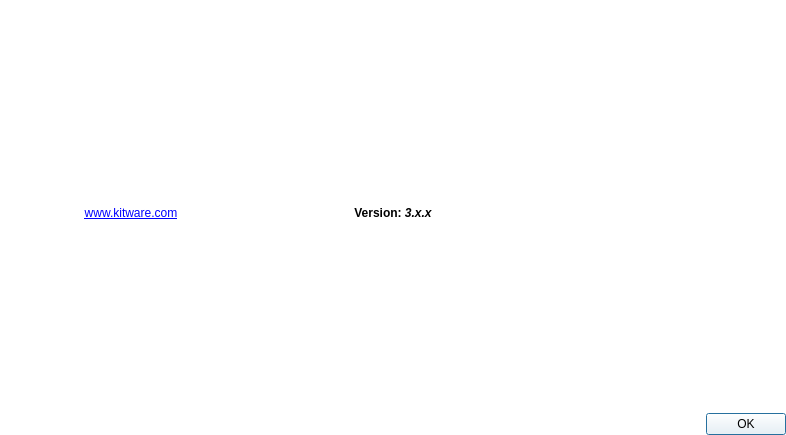
<?xml version="1.0" encoding="UTF-8"?>
<ui version="4.0">
 <class>qtAboutDialog</class>
 <widget class="QDialog" name="qtAboutDialog">
  <property name="geometry">
   <rect>
    <x>0</x>
    <y>0</y>
    <width>786</width>
    <height>435</height>
   </rect>
  </property>
  <property name="sizePolicy">
   <sizepolicy hsizetype="Minimum" vsizetype="Minimum">
    <horstretch>0</horstretch>
    <verstretch>0</verstretch>
   </sizepolicy>
  </property>
  <property name="palette">
   <palette>
    <active>
     <colorrole role="WindowText">
      <brush brushstyle="SolidPattern">
       <color alpha="255">
        <red>0</red>
        <green>0</green>
        <blue>0</blue>
       </color>
      </brush>
     </colorrole>
     <colorrole role="Button">
      <brush brushstyle="SolidPattern">
       <color alpha="255">
        <red>255</red>
        <green>255</green>
        <blue>255</blue>
       </color>
      </brush>
     </colorrole>
     <colorrole role="Light">
      <brush brushstyle="SolidPattern">
       <color alpha="255">
        <red>255</red>
        <green>255</green>
        <blue>255</blue>
       </color>
      </brush>
     </colorrole>
     <colorrole role="Midlight">
      <brush brushstyle="SolidPattern">
       <color alpha="255">
        <red>255</red>
        <green>255</green>
        <blue>255</blue>
       </color>
      </brush>
     </colorrole>
     <colorrole role="Dark">
      <brush brushstyle="SolidPattern">
       <color alpha="255">
        <red>127</red>
        <green>127</green>
        <blue>127</blue>
       </color>
      </brush>
     </colorrole>
     <colorrole role="Mid">
      <brush brushstyle="SolidPattern">
       <color alpha="255">
        <red>170</red>
        <green>170</green>
        <blue>170</blue>
       </color>
      </brush>
     </colorrole>
     <colorrole role="Text">
      <brush brushstyle="SolidPattern">
       <color alpha="255">
        <red>0</red>
        <green>0</green>
        <blue>0</blue>
       </color>
      </brush>
     </colorrole>
     <colorrole role="BrightText">
      <brush brushstyle="SolidPattern">
       <color alpha="255">
        <red>255</red>
        <green>255</green>
        <blue>255</blue>
       </color>
      </brush>
     </colorrole>
     <colorrole role="ButtonText">
      <brush brushstyle="SolidPattern">
       <color alpha="255">
        <red>0</red>
        <green>0</green>
        <blue>0</blue>
       </color>
      </brush>
     </colorrole>
     <colorrole role="Base">
      <brush brushstyle="SolidPattern">
       <color alpha="255">
        <red>255</red>
        <green>255</green>
        <blue>255</blue>
       </color>
      </brush>
     </colorrole>
     <colorrole role="Window">
      <brush brushstyle="SolidPattern">
       <color alpha="255">
        <red>255</red>
        <green>255</green>
        <blue>255</blue>
       </color>
      </brush>
     </colorrole>
     <colorrole role="Shadow">
      <brush brushstyle="SolidPattern">
       <color alpha="255">
        <red>0</red>
        <green>0</green>
        <blue>0</blue>
       </color>
      </brush>
     </colorrole>
     <colorrole role="AlternateBase">
      <brush brushstyle="SolidPattern">
       <color alpha="255">
        <red>255</red>
        <green>255</green>
        <blue>255</blue>
       </color>
      </brush>
     </colorrole>
     <colorrole role="ToolTipBase">
      <brush brushstyle="SolidPattern">
       <color alpha="255">
        <red>255</red>
        <green>255</green>
        <blue>220</blue>
       </color>
      </brush>
     </colorrole>
     <colorrole role="ToolTipText">
      <brush brushstyle="SolidPattern">
       <color alpha="255">
        <red>0</red>
        <green>0</green>
        <blue>0</blue>
       </color>
      </brush>
     </colorrole>
    </active>
    <inactive>
     <colorrole role="WindowText">
      <brush brushstyle="SolidPattern">
       <color alpha="255">
        <red>0</red>
        <green>0</green>
        <blue>0</blue>
       </color>
      </brush>
     </colorrole>
     <colorrole role="Button">
      <brush brushstyle="SolidPattern">
       <color alpha="255">
        <red>255</red>
        <green>255</green>
        <blue>255</blue>
       </color>
      </brush>
     </colorrole>
     <colorrole role="Light">
      <brush brushstyle="SolidPattern">
       <color alpha="255">
        <red>255</red>
        <green>255</green>
        <blue>255</blue>
       </color>
      </brush>
     </colorrole>
     <colorrole role="Midlight">
      <brush brushstyle="SolidPattern">
       <color alpha="255">
        <red>255</red>
        <green>255</green>
        <blue>255</blue>
       </color>
      </brush>
     </colorrole>
     <colorrole role="Dark">
      <brush brushstyle="SolidPattern">
       <color alpha="255">
        <red>127</red>
        <green>127</green>
        <blue>127</blue>
       </color>
      </brush>
     </colorrole>
     <colorrole role="Mid">
      <brush brushstyle="SolidPattern">
       <color alpha="255">
        <red>170</red>
        <green>170</green>
        <blue>170</blue>
       </color>
      </brush>
     </colorrole>
     <colorrole role="Text">
      <brush brushstyle="SolidPattern">
       <color alpha="255">
        <red>0</red>
        <green>0</green>
        <blue>0</blue>
       </color>
      </brush>
     </colorrole>
     <colorrole role="BrightText">
      <brush brushstyle="SolidPattern">
       <color alpha="255">
        <red>255</red>
        <green>255</green>
        <blue>255</blue>
       </color>
      </brush>
     </colorrole>
     <colorrole role="ButtonText">
      <brush brushstyle="SolidPattern">
       <color alpha="255">
        <red>0</red>
        <green>0</green>
        <blue>0</blue>
       </color>
      </brush>
     </colorrole>
     <colorrole role="Base">
      <brush brushstyle="SolidPattern">
       <color alpha="255">
        <red>255</red>
        <green>255</green>
        <blue>255</blue>
       </color>
      </brush>
     </colorrole>
     <colorrole role="Window">
      <brush brushstyle="SolidPattern">
       <color alpha="255">
        <red>255</red>
        <green>255</green>
        <blue>255</blue>
       </color>
      </brush>
     </colorrole>
     <colorrole role="Shadow">
      <brush brushstyle="SolidPattern">
       <color alpha="255">
        <red>0</red>
        <green>0</green>
        <blue>0</blue>
       </color>
      </brush>
     </colorrole>
     <colorrole role="AlternateBase">
      <brush brushstyle="SolidPattern">
       <color alpha="255">
        <red>255</red>
        <green>255</green>
        <blue>255</blue>
       </color>
      </brush>
     </colorrole>
     <colorrole role="ToolTipBase">
      <brush brushstyle="SolidPattern">
       <color alpha="255">
        <red>255</red>
        <green>255</green>
        <blue>220</blue>
       </color>
      </brush>
     </colorrole>
     <colorrole role="ToolTipText">
      <brush brushstyle="SolidPattern">
       <color alpha="255">
        <red>0</red>
        <green>0</green>
        <blue>0</blue>
       </color>
      </brush>
     </colorrole>
    </inactive>
    <disabled>
     <colorrole role="WindowText">
      <brush brushstyle="SolidPattern">
       <color alpha="255">
        <red>127</red>
        <green>127</green>
        <blue>127</blue>
       </color>
      </brush>
     </colorrole>
     <colorrole role="Button">
      <brush brushstyle="SolidPattern">
       <color alpha="255">
        <red>255</red>
        <green>255</green>
        <blue>255</blue>
       </color>
      </brush>
     </colorrole>
     <colorrole role="Light">
      <brush brushstyle="SolidPattern">
       <color alpha="255">
        <red>255</red>
        <green>255</green>
        <blue>255</blue>
       </color>
      </brush>
     </colorrole>
     <colorrole role="Midlight">
      <brush brushstyle="SolidPattern">
       <color alpha="255">
        <red>255</red>
        <green>255</green>
        <blue>255</blue>
       </color>
      </brush>
     </colorrole>
     <colorrole role="Dark">
      <brush brushstyle="SolidPattern">
       <color alpha="255">
        <red>127</red>
        <green>127</green>
        <blue>127</blue>
       </color>
      </brush>
     </colorrole>
     <colorrole role="Mid">
      <brush brushstyle="SolidPattern">
       <color alpha="255">
        <red>170</red>
        <green>170</green>
        <blue>170</blue>
       </color>
      </brush>
     </colorrole>
     <colorrole role="Text">
      <brush brushstyle="SolidPattern">
       <color alpha="255">
        <red>127</red>
        <green>127</green>
        <blue>127</blue>
       </color>
      </brush>
     </colorrole>
     <colorrole role="BrightText">
      <brush brushstyle="SolidPattern">
       <color alpha="255">
        <red>255</red>
        <green>255</green>
        <blue>255</blue>
       </color>
      </brush>
     </colorrole>
     <colorrole role="ButtonText">
      <brush brushstyle="SolidPattern">
       <color alpha="255">
        <red>127</red>
        <green>127</green>
        <blue>127</blue>
       </color>
      </brush>
     </colorrole>
     <colorrole role="Base">
      <brush brushstyle="SolidPattern">
       <color alpha="255">
        <red>255</red>
        <green>255</green>
        <blue>255</blue>
       </color>
      </brush>
     </colorrole>
     <colorrole role="Window">
      <brush brushstyle="SolidPattern">
       <color alpha="255">
        <red>255</red>
        <green>255</green>
        <blue>255</blue>
       </color>
      </brush>
     </colorrole>
     <colorrole role="Shadow">
      <brush brushstyle="SolidPattern">
       <color alpha="255">
        <red>0</red>
        <green>0</green>
        <blue>0</blue>
       </color>
      </brush>
     </colorrole>
     <colorrole role="AlternateBase">
      <brush brushstyle="SolidPattern">
       <color alpha="255">
        <red>255</red>
        <green>255</green>
        <blue>255</blue>
       </color>
      </brush>
     </colorrole>
     <colorrole role="ToolTipBase">
      <brush brushstyle="SolidPattern">
       <color alpha="255">
        <red>255</red>
        <green>255</green>
        <blue>220</blue>
       </color>
      </brush>
     </colorrole>
     <colorrole role="ToolTipText">
      <brush brushstyle="SolidPattern">
       <color alpha="255">
        <red>0</red>
        <green>0</green>
        <blue>0</blue>
       </color>
      </brush>
     </colorrole>
    </disabled>
   </palette>
  </property>
  <property name="windowTitle">
   <string>About </string>
  </property>
  <property name="autoFillBackground">
   <bool>true</bool>
  </property>
  <property name="modal">
   <bool>true</bool>
  </property>
  <layout class="QGridLayout">
   <property name="margin">
    <number>0</number>
   </property>
   <property name="spacing">
    <number>0</number>
   </property>
   <item row="3" column="0" colspan="3">
    <layout class="QHBoxLayout">
     <item>
      <spacer>
       <property name="orientation">
        <enum>Qt::Horizontal</enum>
       </property>
       <property name="sizeHint" stdset="0">
        <size>
         <width>0</width>
         <height>20</height>
        </size>
       </property>
      </spacer>
     </item>
     <item>
      <widget class="QPushButton" name="OK">
       <property name="text">
        <string>OK</string>
       </property>
      </widget>
     </item>
    </layout>
   </item>
   <item row="0" column="0" colspan="3">
    <widget class="QLabel" name="label">
     <property name="sizePolicy">
      <sizepolicy hsizetype="Fixed" vsizetype="Fixed">
       <horstretch>0</horstretch>
       <verstretch>0</verstretch>
      </sizepolicy>
     </property>
     <property name="text">
      <string/>
     </property>
     <property name="pixmap">
      <pixmap resource="../../Resources/Resources.qrc">:/cmb/Splash70.png</pixmap>
     </property>
    </widget>
   </item>
   <item row="1" column="1">
    <widget class="QLabel" name="VersionLabel">
     <property name="text">
      <string>&lt;html&gt;&lt;b&gt;Version: &lt;i&gt;3.x.x&lt;/i&gt;&lt;/b&gt;&lt;/html&gt;</string>
     </property>
     <property name="textFormat">
      <enum>Qt::AutoText</enum>
     </property>
     <property name="alignment">
      <set>Qt::AlignCenter</set>
     </property>
    </widget>
   </item>
   <item row="1" column="0">
    <widget class="QLabel" name="label_3">
     <property name="text">
      <string>&lt;a href=\&quot;http://www.kitware.com\&quot;&gt;www.kitware.com&lt;/a&gt;</string>
     </property>
     <property name="alignment">
      <set>Qt::AlignCenter</set>
     </property>
    </widget>
   </item>
  </layout>
 </widget>
 <resources>
  <include location="../../Resources/Resources.qrc"/>
 </resources>
 <connections>
  <connection>
   <sender>OK</sender>
   <signal>clicked()</signal>
   <receiver>qtAboutDialog</receiver>
   <slot>accept()</slot>
   <hints>
    <hint type="sourcelabel">
     <x>278</x>
     <y>253</y>
    </hint>
    <hint type="destinationlabel">
     <x>96</x>
     <y>254</y>
    </hint>
   </hints>
  </connection>
 </connections>
</ui>
